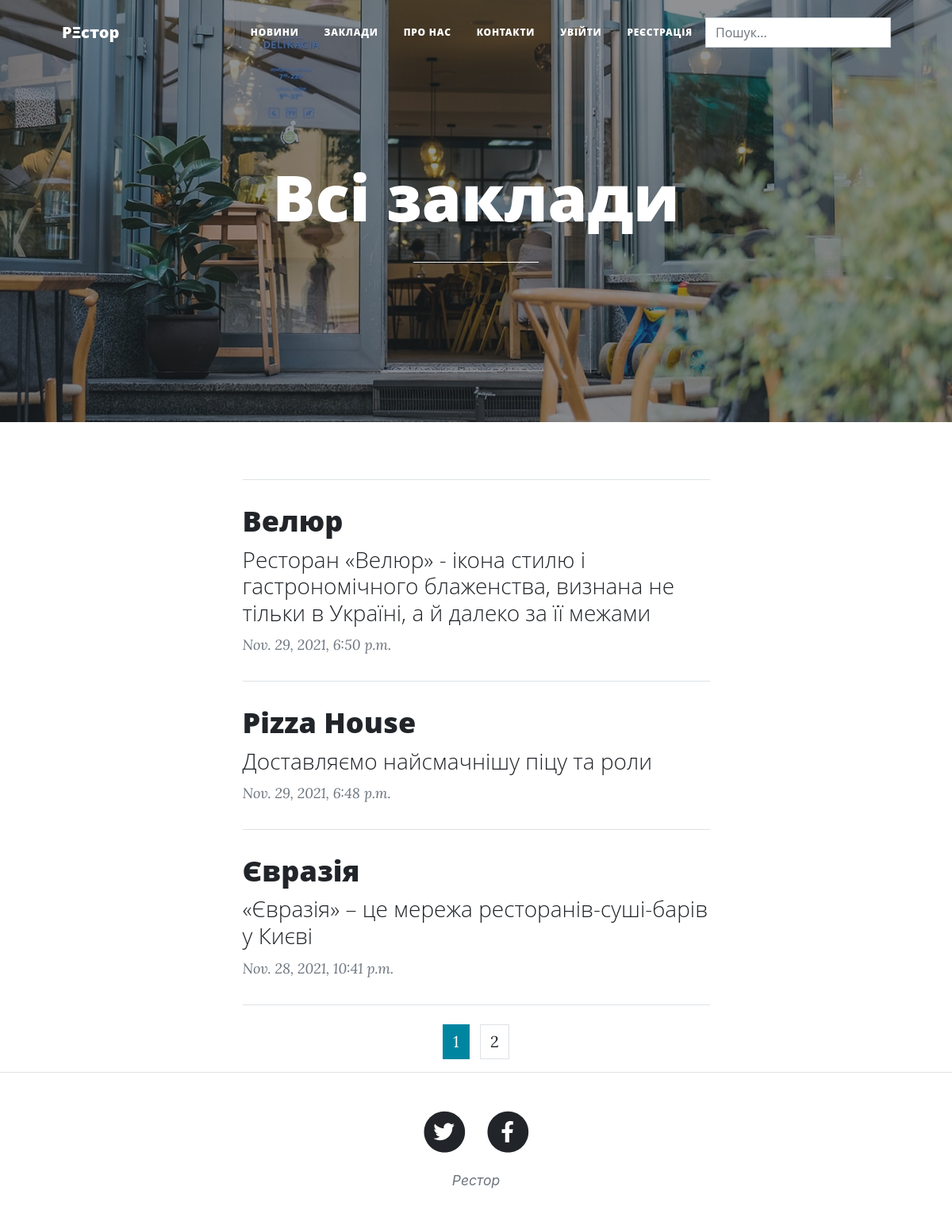
/all-restaurant, run on the app's committed database.
### main_app/models.py (models this page shows, shortened)
class Post(models.Model):
    categories = models.ForeignKey('Category', verbose_name='Категорія', on_delete=models.SET_NULL, null=True)
    title = models.CharField('Назва', max_length=250)
    anons = models.CharField("Анонс", max_length=250)
    full_text = RichTextUploadingField("Стаття")
    date = models.DateTimeField('дата опублікування')

### main_app/views.py (the view)
# urls.py: path('all-restaurant', AllRestaurant.as_view(), name='all-restaurant'),
class AllRestaurant(ModelCategoryMixin, ListView):
    queryset = Post.objects.filter(categories__slug='restaurant')
    template_name = 'all_restaurant.html'

### main_app/utils.py (called while the page is built)
    def get_context_data(self, *, object_list=None, **kwargs):
        data = super(self.model, self).get_context_data()
        data['post'] = self.model.objects.all()
        return data

### main_app/templates/all_restaurant.html
{% extends 'base.html' %}
{% block bar %}
Всі заклади
{% endblock %}
{% block content %}
        <div class="container px-4 px-lg-5">
            <div class="row gx-4 gx-lg-5 justify-content-center">
                <div class="col-md-10 col-lg-8 col-xl-7">
                    {% for i in page_obj %}
                    <hr class="my-4" />
                    <div class="post-preview">
                        <a href="{% url 'news-detail' i.id %}">
                            <h2 class="post-title">{{ i.title }}</h2>
                            <h3 class="post-subtitle">{{ i.anons }}</h3>
                        </a>
                        <p class="post-meta">
                            {{ i.date}}
                        </p>
                    </div>
                    {% endfor %}
                    <hr class="my-4" />
                </div>
            </div>
        </div>
{% endblock %}

### data on the page
Post: title "Велюр", anons "Ресторан «Велюр» - ікона стилю і гастрономічного блаженства, визнана не тільки в Україні, а й далеко за її межами", date "Nov. 29, 2021, 6:50 p.m."
Post: title "Pizza House", anons "Доставляємо найсмачнішу піцу та роли", date "Nov. 29, 2021, 6:48 p.m."
Post: title "Євразія", anons "«Євразія» – це мережа ресторанів-суші-барів у Києві", date "Nov. 28, 2021, 10:41 p.m."

### other printed values
{{ p }} "1"
{{ p }} "2"
